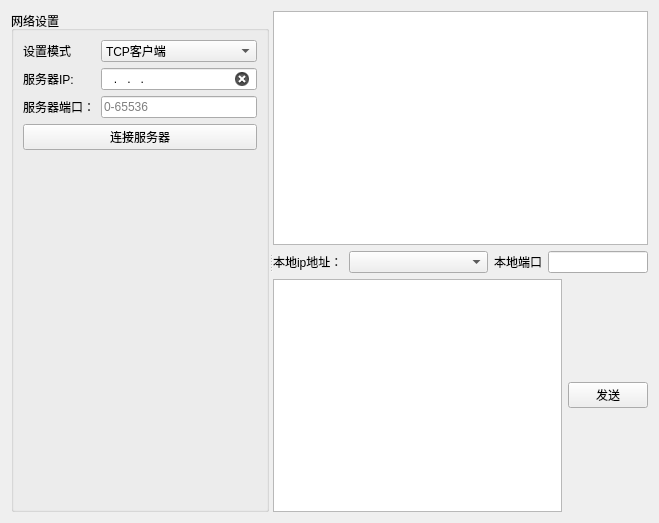
<?xml version="1.0" encoding="UTF-8"?>
<ui version="4.0">
 <class>NetAssistantWidget</class>
 <widget class="QWidget" name="NetAssistantWidget">
  <property name="geometry">
   <rect>
    <x>0</x>
    <y>0</y>
    <width>659</width>
    <height>523</height>
   </rect>
  </property>
  <property name="windowTitle">
   <string>Form</string>
  </property>
  <layout class="QVBoxLayout" name="verticalLayout_3" stretch="0">
   <item>
    <widget class="QSplitter" name="splitter">
     <property name="orientation">
      <enum>Qt::Horizontal</enum>
     </property>
     <widget class="QGroupBox" name="groupBox">
      <property name="title">
       <string>网络设置</string>
      </property>
      <layout class="QVBoxLayout" name="verticalLayout">
       <item>
        <layout class="QFormLayout" name="formLayout">
         <item row="0" column="0">
          <widget class="QLabel" name="Label">
           <property name="text">
            <string>设置模式</string>
           </property>
          </widget>
         </item>
         <item row="0" column="1">
          <widget class="QComboBox" name="cb_mode">
           <item>
            <property name="text">
             <string>TCP客户端</string>
            </property>
           </item>
           <item>
            <property name="text">
             <string>TCP服务端</string>
            </property>
           </item>
           <item>
            <property name="text">
             <string>UDP</string>
            </property>
           </item>
          </widget>
         </item>
         <item row="1" column="0">
          <widget class="QLabel" name="label_ip">
           <property name="text">
            <string>服务器IP:</string>
           </property>
          </widget>
         </item>
         <item row="1" column="1">
          <widget class="QLineEdit" name="edit_ip">
           <property name="inputMask">
            <string>000.000.000.000</string>
           </property>
           <property name="clearButtonEnabled">
            <bool>true</bool>
           </property>
          </widget>
         </item>
         <item row="2" column="0">
          <widget class="QLabel" name="label_port">
           <property name="text">
            <string>服务器端口：</string>
           </property>
          </widget>
         </item>
         <item row="2" column="1">
          <widget class="QLineEdit" name="edit_port">
           <property name="placeholderText">
            <string>0-65536</string>
           </property>
           <property name="clearButtonEnabled">
            <bool>true</bool>
           </property>
          </widget>
         </item>
        </layout>
       </item>
       <item>
        <widget class="QPushButton" name="btn_connect">
         <property name="text">
          <string>连接服务器</string>
         </property>
        </widget>
       </item>
       <item>
        <spacer name="verticalSpacer">
         <property name="orientation">
          <enum>Qt::Vertical</enum>
         </property>
         <property name="sizeHint" stdset="0">
          <size>
           <width>20</width>
           <height>40</height>
          </size>
         </property>
        </spacer>
       </item>
      </layout>
     </widget>
     <widget class="QWidget" name="layoutWidget">
      <layout class="QVBoxLayout" name="verticalLayout_2">
       <item>
        <widget class="QTextEdit" name="edit_recv"/>
       </item>
       <item>
        <layout class="QHBoxLayout" name="layout_client" stretch="0,1,0,0">
         <item>
          <widget class="QLabel" name="label">
           <property name="text">
            <string>本地ip地址：</string>
           </property>
          </widget>
         </item>
         <item>
          <widget class="QComboBox" name="local_ip"/>
         </item>
         <item>
          <widget class="QLabel" name="label_local_port">
           <property name="text">
            <string>本地端口</string>
           </property>
          </widget>
         </item>
         <item>
          <widget class="QLineEdit" name="local_port">
           <property name="maximumSize">
            <size>
             <width>100</width>
             <height>16777215</height>
            </size>
           </property>
          </widget>
         </item>
        </layout>
       </item>
       <item>
        <layout class="QHBoxLayout" name="layout_server" stretch=""/>
       </item>
       <item>
        <layout class="QHBoxLayout" name="horizontalLayout_2">
         <item>
          <widget class="QTextEdit" name="edit_send"/>
         </item>
         <item>
          <widget class="QPushButton" name="btn_send">
           <property name="text">
            <string>发送</string>
           </property>
          </widget>
         </item>
        </layout>
       </item>
      </layout>
     </widget>
    </widget>
   </item>
  </layout>
 </widget>
 <resources/>
 <connections/>
</ui>
